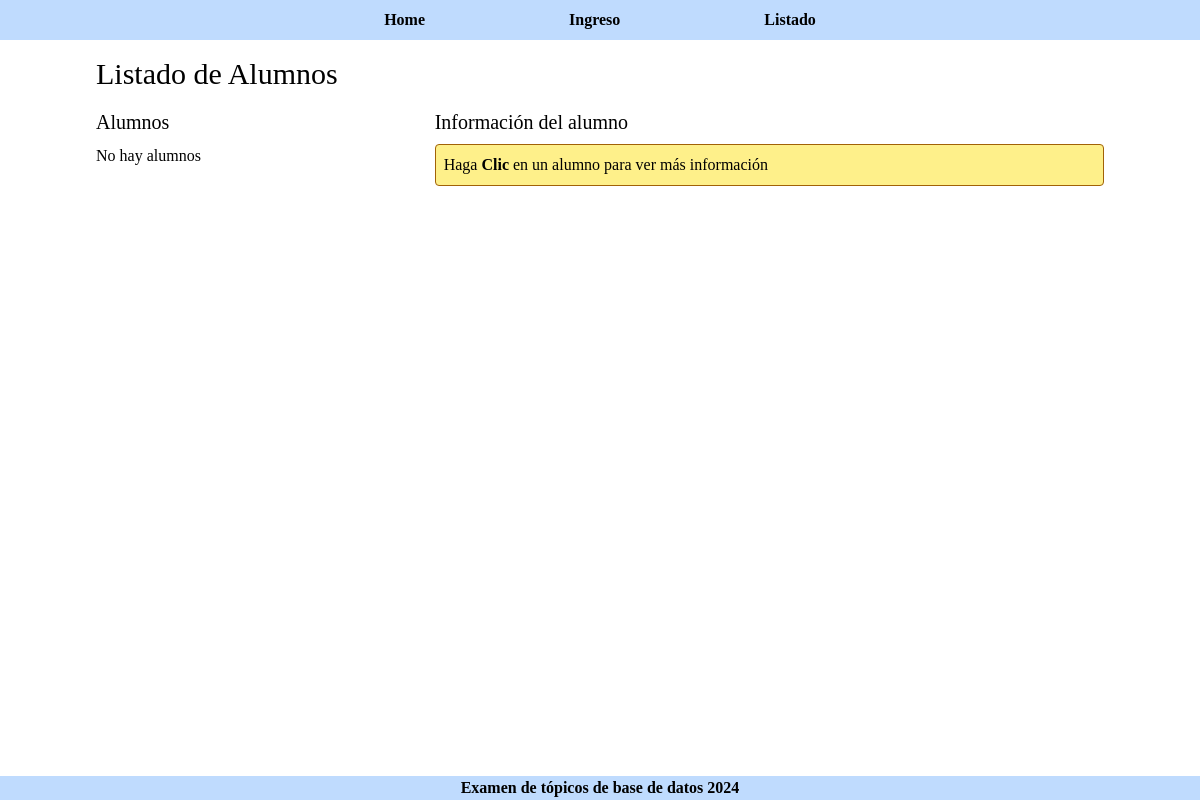
/listado/, run on an earlier commit of the app's database.
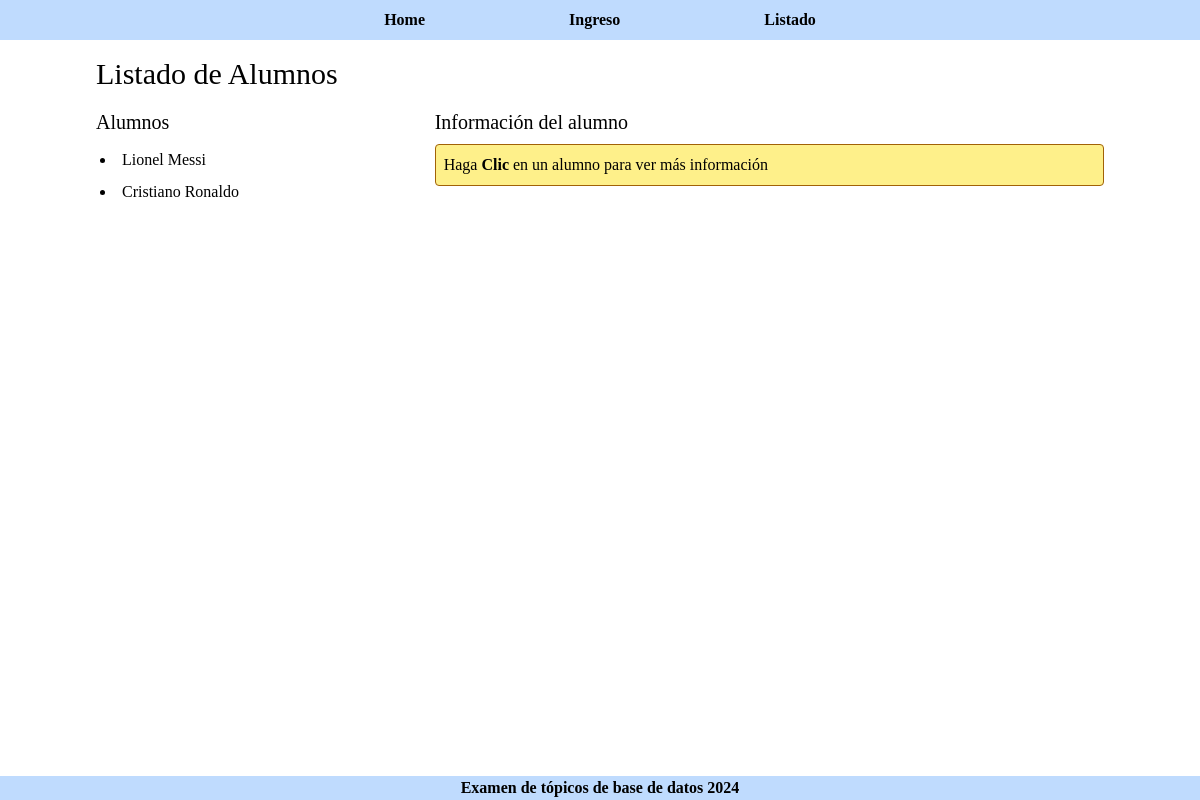
And on a later commit of the database.
### app/models.py (models this page shows, shortened)
class Alumno(models.Model):
    nombre = models.CharField(max_length=100)
    curso = models.CharField(max_length=100)
    nota1 = models.FloatField()
    nota2 = models.FloatField()
    fecha_reg = models.DateTimeField(default=timezone.now)
    def __str__(self):
        return self.nombre

### app/views.py (the view)
# urls.py: path("listado/", listado, name="listado"),
def listado(request):
    try:
        alumnos = Alumno.objects.all()
    except ValueError:
        raise Http404("Ha ocurrido un error al hacer la consulta a la tabla Alumno.", ValueError)
    return render(request, "listado.html", {"alumnos":alumnos})

### app/templates/listado.html (shortened to what this page needs)
{% extends "base.html" %}
{% block content %}
    <h1 class="text-3xl my-2">Listado de Alumnos</h1>
    <div class="flex gap-1">
        <div class="w-1/3">
            <h1 class="text-xl my-2">Alumnos</h1>
            {% if alumnos %}
                <ul
                    id="lista-alumnos"
                    class="list-disc list-inside flex flex-col">
                    {% for alumno in alumnos %}
                        <li id="al-{{alumno.id}}"
                            class="cursor-pointer hover:bg-green-100 px-1 rounded my-1"
                        >{{alumno}}</li>
                    {% endfor %}
                </ul>
            {%else%}
                <p>No hay alumnos</p>
            {% endif %}
        </div>
        <div class="w-2/3 flex flex-col py-2 gap-2" id="info-alumno">
            <h1 class="text-xl">Información del alumno</h1>
            <p
                id="mensaje-amarillo"
                class="bg-yellow-200 rounded p-2 border border-yellow-700"
            >
                Haga <span class="font-bold">Clic</span> en un alumno para ver más información
            </p>
        </div>
    </div>
{% endblock %}

What changed in the data, as far as the page shows it:
added Alumno: nombre "Lionel Messi"
added Alumno: nombre "Cristiano Ronaldo"
Also different on the page:
text no longer shown: "No hay alumnos"
